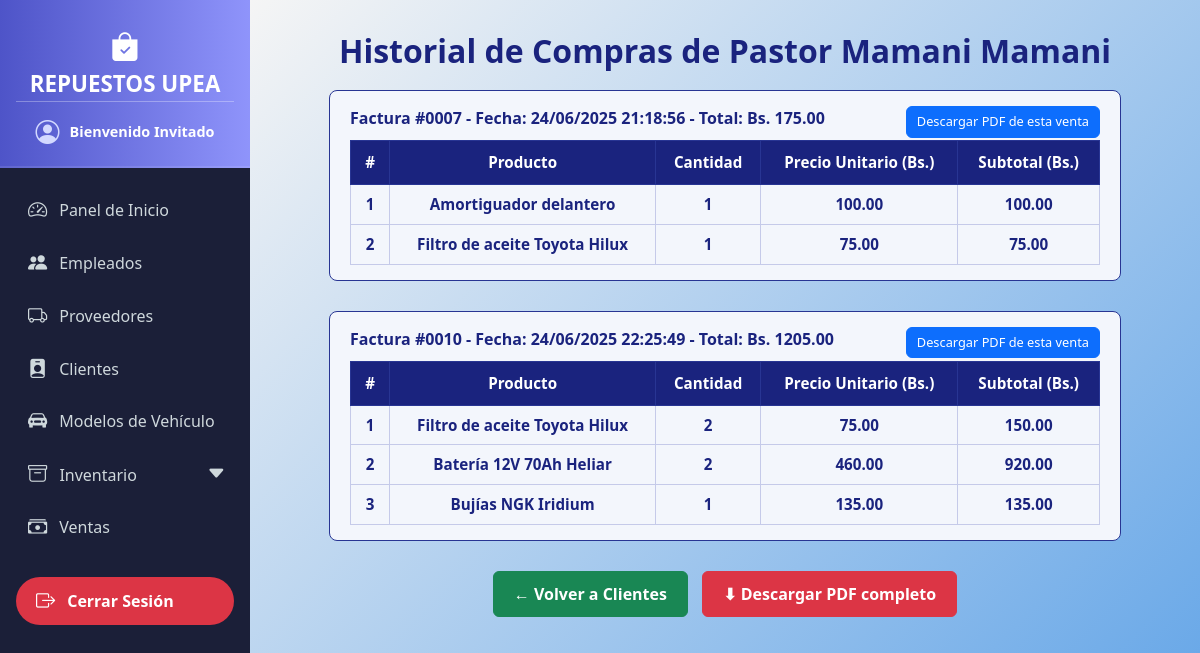
Page /clientes/3/historial on the earlier database version.
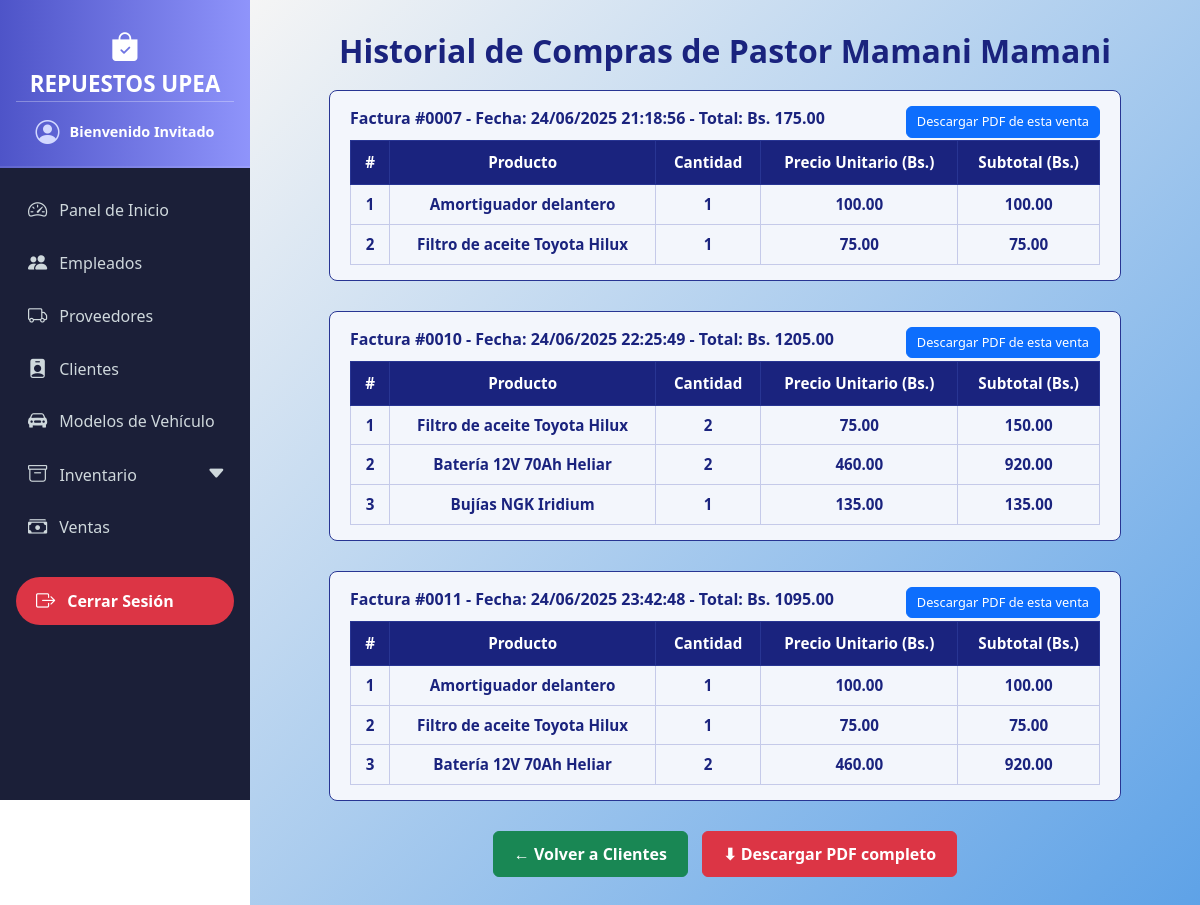
Same page on the later database version.
### models/venta_model.py (models this page shows, shortened)
class Venta(db.Model):
    __tablename__ = "ventas"
    id = db.Column(db.Integer, primary_key=True)
    fecha = db.Column(db.DateTime, default=datetime.utcnow, nullable=False)
    cliente_id = db.Column(db.Integer, db.ForeignKey("clientes.id"))
    empleado_id = db.Column(db.Integer, db.ForeignKey("empleados.id"))
    metodo_pago = db.Column(db.String(50), nullable=False)
    modelo_vehiculo_id = db.Column(db.Integer, db.ForeignKey("modelos_vehiculos.id"), nullable=True)
    total = db.Column(db.Float, nullable=False)
    cliente = db.relationship("Cliente", back_populates="ventas")
    empleado = db.relationship("Empleado", back_populates="ventas")
    detalles = db.relationship("DetalleVenta", back_populates="venta", cascade="all, delete-orphan")
    modelo_vehiculo = db.relationship("ModeloVehiculo", back_populates="ventas")
    def delete(self):
        db.session.delete(self)
        db.session.commit()

### models/detalle_venta_model.py (models this page shows, shortened)
class DetalleVenta(db.Model):
    __tablename__ = "detalle_venta"
    id = db.Column(db.Integer, primary_key=True)
    venta_id = db.Column(db.Integer, db.ForeignKey("ventas.id"))
    producto_id = db.Column(db.Integer, db.ForeignKey("productos.id"))
    cantidad = db.Column(db.Integer, nullable=False)
    precio_unitario = db.Column(db.Float, nullable=False)
    subtotal = db.Column(db.Float, nullable=False)
    venta = db.relationship("Venta", back_populates="detalles")
    producto = db.relationship("Producto", back_populates="detalles_venta")

### models/producto_model.py (models this page shows, shortened)
class Producto(db.Model):
    __tablename__ = "productos"
    id = db.Column(db.Integer, primary_key=True)
    nombre = db.Column(db.String(100), nullable=False)
    descripcion = db.Column(db.String(255))
    precio = db.Column(db.Float, nullable=False)
    stock = db.Column(db.Integer, nullable=False)
    imagen = db.Column(db.String(255), nullable=True)
    categoria_id = db.Column(db.Integer, db.ForeignKey("categorias.id"))
    categoria = db.relationship("Categoria", back_populates="productos")
    proveedores = db.relationship("ProductoProveedor", back_populates="producto")
    detalles_venta = db.relationship("DetalleVenta", back_populates="producto")

### controllers/cliente_controller.py (the view)
@cliente_bp.route('/<int:id>/historial')
def historial(id):
    cliente = Cliente.get_by_id(id)
    if not cliente:
        abort(404)
    return render_template('clientes/historial.html', cliente=cliente)

### models/cliente_model.py (called while the page is built)
    @staticmethod
    def get_by_id(id):
        return Cliente.query.get(id)

### run.py (called while the page is built)
@app.context_processor
def inject_active_path():
    def is_active(path):
        return 'active' if request.path == path else ''
    return dict(is_active=is_active)

### templates/clientes/historial.html (shortened to what this page needs)
{% extends 'base.html' %}
{% block content %}
<div class="container" id="contenidoPDF">
  <h1 id="tituloPDF">Historial de Compras de {{ cliente.nombre }}</h1>
  <div id="ventasContenedor">
    {% if cliente.ventas %}
      {% for venta in cliente.ventas %}
      <div class="venta-block" id="venta-{{ venta.id }}">
        <div class="venta-header">
          Factura #{{ '%04d' | format(venta.id) }} - Fecha: {{ venta.fecha.strftime('%d/%m/%Y %H:%M:%S') }} - Total: Bs. {{ '%.2f'|format(venta.total) }}
        </div>
        <button class="btn btn-primary btn-venta-pdf" onclick="descargarVentaPDF('{{ venta.id }}', this)">
          Descargar PDF de esta venta
        </button>
        <table>
          <thead>
            <tr>
              <th>#</th>
              <th>Producto</th>
              <th>Cantidad</th>
              <th>Precio Unitario (Bs.)</th>
              <th>Subtotal (Bs.)</th>
            </tr>
          </thead>
          <tbody>
            {% for detalle in venta.detalles %}
            <tr>
              <td>{{ loop.index }}</td>
              <td>{{ detalle.producto.nombre }}</td>
              <td>{{ detalle.cantidad }}</td>
              <td>{{ '%.2f'|format(detalle.precio_unitario) }}</td>
              <td>{{ '%.2f'|format(detalle.subtotal) }}</td>
            </tr>
            {% endfor %}
          </tbody>
        </table>
      </div>
      {% endfor %}
    {% else %}
      <p style="text-align:center; color:#1a237e; font-style: italic;">No hay historial de compras para este cliente.</p>
    {% endif %}
  </div>
</div>
<div class="no-print text-center mt-4" id="botonesAccion">
  <a href="{{ url_for('cliente.index') }}" class="btn btn-success" style="padding: 10px 20px; font-weight: 700;">
    ← Volver a Clientes
  </a>
  <button onclick="descargarPDF()" class="btn btn-danger" style="padding: 10px 20px; font-weight: 700; margin-left: 10px;">
    ⬇ Descargar PDF completo
  </button>
</div>
{% endblock %}

Differences in the rows shown:
added Venta: id "0011", fecha "24/06/2025 23:42:48", total "1095.00"
added DetalleVenta: producto.nombre "Amortiguador delantero", cantidad "1", precio_unitario "100.00", subtotal "100.00", shown under "0011"
added DetalleVenta: producto.nombre "Filtro de aceite Toyota Hilux", cantidad "1", precio_unitario "75.00", subtotal "75.00", shown under "0011"
added DetalleVenta: producto.nombre "Batería 12V 70Ah Heliar", cantidad "2", precio_unitario "460.00", subtotal "920.00", shown under "0011"
